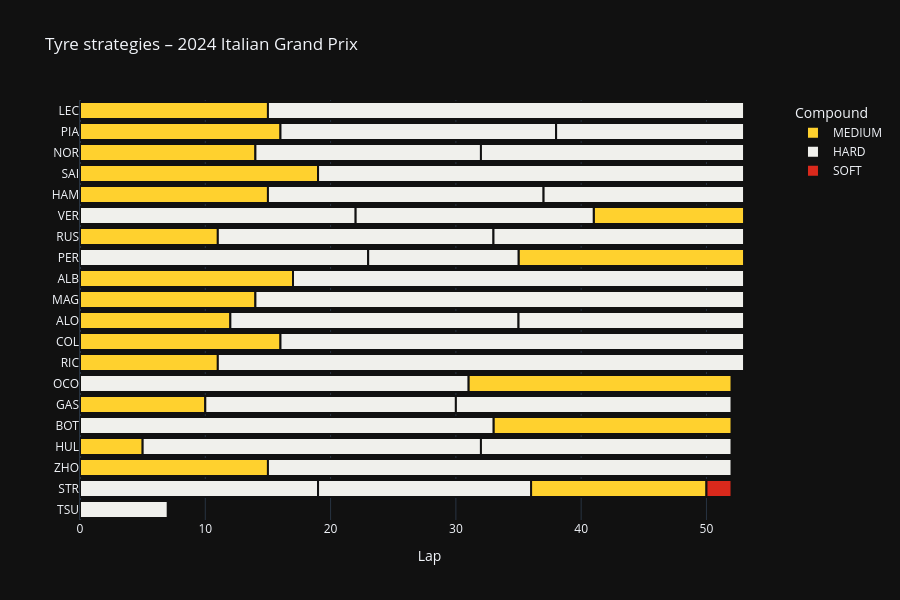

The notebook cell saved with this chart:
### Markdown cell above
The same information is clearer as a strategy chart: one row per driver, in finishing
order, with each stint drawn as a bar spanning its laps and coloured by compound.

### Code cell
stints["StartFrom"] = stints["StartLap"] - 1

fig = px.bar(
    stints,
    x="Laps",
    y="Driver",
    base="StartFrom",
    color="Compound",
    orientation="h",
    color_discrete_map=compound_colors,
    category_orders={"Driver": driver_order},
    hover_data={"Stint": True, "StartLap": True, "EndLap": True, "Laps": True, "StartFrom": False},
    labels={"Laps": "Lap", "Driver": ""},
    title="Tyre strategies – 2024 Italian Grand Prix",
    template="plotly_dark",
    height=600,
)
fig.update_layout(barmode="overlay")
fig.update_traces(marker_line_color="#111111", marker_line_width=2)
fig.show()

### Figure 1 — Plotly figure (JSON) as saved in the notebook; plotly's stock layout.template omitted (floating-point values rounded to 4 significant figures)
{"data": [{"base": [0, 0, 0, 0, 0, 41, 0, 35, 0, 0, 0, 0, 0, 31, 0, 33, 0, 0, 36], "customdata": [[1.0, 1.0, 15.0], [1.0, 1.0, 16.0], [1.0, 1.0, 14.0], [1.0, 1.0, 19.0], [1.0, 1.0, 15.0], [3.0, 42.0, 53.0], [1.0, 1.0, 11.0], [3.0, 36.0, 53.0], [1.0, 1.0, 17.0], [1.0, 1.0, 14.0], [1.0, 1.0, 12.0], [1.0, 1.0, 16.0], [1.0, 1.0, 11.0], [2.0, 32.0, 52.0], [1.0, 1.0, 10.0], [2.0, 34.0, 52.0], [1.0, 1.0, 5.0], [1.0, 1.0, 15.0], [3.0, 37.0, 50.0]], "hovertemplate": "Compound=MEDIUM<br>Lap=%{x}<br>=%{y}<br>Stint=%{customdata[0]}<br>StartLap=%{customdata[1]}<br>EndLap=%{customdata[2]}<extra></extra>", "legendgroup": "MEDIUM", "marker": {"color": "#ffd12e", "line": {"color": "#111111", "width": 2}, "pattern": {"shape": ""}}, "name": "MEDIUM", "orientation": "h", "showlegend": true, "textposition": "auto", "type": "bar", "x": [15, 16, 14, 19, 15, 12, 11, 18, 17, 14, 12, 16, 11, 21, 10, 19, 5, 15, 14], "xaxis": "x", "y": ["LEC", "PIA", "NOR", "SAI", "HAM", "VER", "RUS", "PER", "ALB", "MAG", "ALO", "COL", "RIC", "OCO", "GAS", "BOT", "HUL", "ZHO", "STR"], "yaxis": "y"}, {"base": [15, 16, 38, 14, 32, 19, 15, 37, 0, 22, 11, 33, 0, 23, 17, 14, 12, 35, 16, 11, 0, 10, 30, 0, 5, 32, 15, 0, 19, 0], "customdata": [[2.0, 16.0, 53.0], [2.0, 17.0, 38.0], [3.0, 39.0, 53.0], [2.0, 15.0, 32.0], [3.0, 33.0, 53.0], [2.0, 20.0, 53.0], [2.0, 16.0, 37.0], [3.0, 38.0, 53.0], [1.0, 1.0, 22.0], [2.0, 23.0, 41.0], [2.0, 12.0, 33.0], [3.0, 34.0, 53.0], [1.0, 1.0, 23.0], [2.0, 24.0, 35.0], [2.0, 18.0, 53.0], [2.0, 15.0, 53.0], [2.0, 13.0, 35.0], [3.0, 36.0, 53.0], [2.0, 17.0, 53.0], [2.0, 12.0, 53.0], [1.0, 1.0, 31.0], [2.0, 11.0, 30.0], [3.0, 31.0, 52.0], [1.0, 1.0, 33.0], [2.0, 6.0, 32.0], [3.0, 33.0, 52.0], [2.0, 16.0, 52.0], [1.0, 1.0, 19.0], [2.0, 20.0, 36.0], [1.0, 1.0, 7.0]], "hovertemplate": "Compound=HARD<br>Lap=%{x}<br>=%{y}<br>Stint=%{customdata[0]}<br>StartLap=%{customdata[1]}<br>EndLap=%{customdata[2]}<extra></extra>", "legendgroup": "HARD", "marker": {"color": "#f0f0ec", "line": {"color": "#111111", "width": 2}, "pattern": {"shape": ""}}, "name": "HARD", "orientation": "h", "showlegend": true, "textposition": "auto", "type": "bar", "x": [38, 22, 15, 18, 21, 34, 22, 16, 22, 19, 22, 20, 23, 12, 36, 39, 23, 18, 37, 42, 31, 20, 22, 33, 27, 20, 37, 19, 17, 7], "xaxis": "x", "y": ["LEC", "PIA", "PIA", "NOR", "NOR", "SAI", "HAM", "HAM", "VER", "VER", "RUS", "RUS", "PER", "PER", "ALB", "MAG", "ALO", "ALO", "COL", "RIC", "OCO", "GAS", "GAS", "BOT", "HUL", "HUL", "ZHO", "STR", "STR", "TSU"], "yaxis": "y"}, {"base": [50], "customdata": [[4.0, 51.0, 52.0]], "hovertemplate": "Compound=SOFT<br>Lap=%{x}<br>=%{y}<br>Stint=%{customdata[0]}<br>StartLap=%{customdata[1]}<br>EndLap=%{customdata[2]}<extra></extra>", "legendgroup": "SOFT", "marker": {"color": "#da291c", "line": {"color": "#111111", "width": 2}, "pattern": {"shape": ""}}, "name": "SOFT", "orientation": "h", "showlegend": true, "textposition": "auto", "type": "bar", "x": [2], "xaxis": "x", "y": ["STR"], "yaxis": "y"}], "layout": {"barmode": "overlay", "height": 600, "legend": {"title": {"text": "Compound"}, "tracegroupgap": 0}, "title": {"text": "Tyre strategies – 2024 Italian Grand Prix"}, "xaxis": {"anchor": "y", "domain": [0, 1], "title": {"text": "Lap"}}, "yaxis": {"anchor": "x", "categoryarray": ["TSU", "STR", "ZHO", "HUL", "BOT", "GAS", "OCO", "RIC", "COL", "ALO", "MAG", "ALB", "PER", "RUS", "VER", "HAM", "SAI", "NOR", "PIA", "LEC"], "categoryorder": "array", "domain": [0, 1], "title": {"text": ""}}}}
